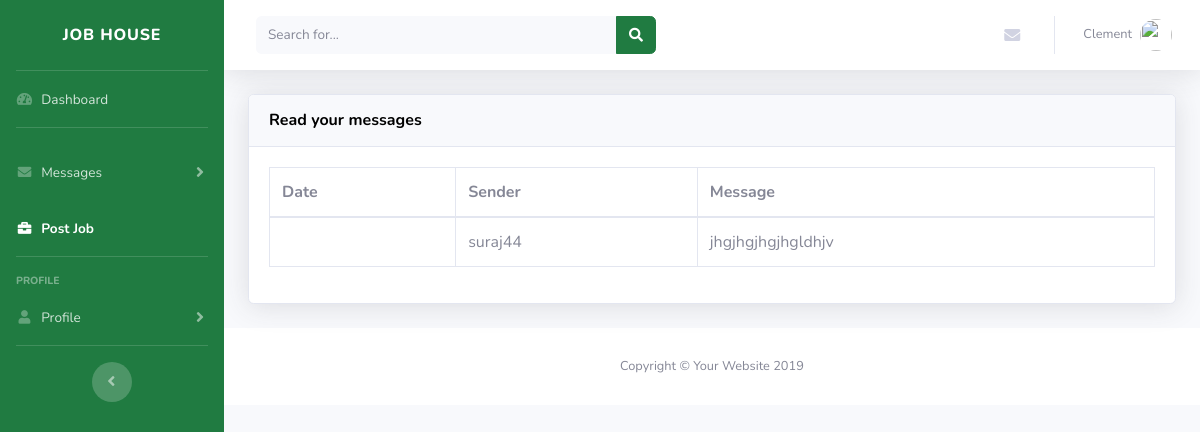
/client_inbox.php (signed in), run on the app's committed database.
### tables this page shows
CREATE TABLE `useraccount` (
  `id` int(11) NOT NULL,
  `username` varchar(20) NOT NULL,
  `password` varchar(255) NOT NULL,
  `firstname` varchar(20) NOT NULL,
  `lastname` varchar(20) NOT NULL,
  `email` varchar(20) NOT NULL,
  `verified` int(11) NOT NULL,
  `usertype` varchar(10) NOT NULL,
  `date` timestamp NOT NULL DEFAULT CURRENT_TIMESTAMP,
  `code` varchar(255) NOT NULL
);

CREATE TABLE `chat` (
  `id` int(10) NOT NULL,
  `date` date DEFAULT NULL,
  `sender` varchar(20) NOT NULL,
  `receiver` varchar(20) NOT NULL,
  `message` text NOT NULL
);

### client_inbox.php (the view, shortened to what this page needs)
<?php
include('config/dbconfig2.php');
$username = $_SESSION['username'];
$id = $_SESSION['id'];
  $query = mysqli_query($con,"SELECT * FROM useraccount WHERE id = '$id' ");
    if($query){
       $num_of_user = mysqli_num_rows($query);
        if($num_of_user> 0 ){
            $user_row = mysqli_fetch_array($query);
        }
    }
?>
<!DOCTYPE html>
<html lang="en">
<head>
  <link href="admin/vendor/fontawesome-free/css/all.min.css" rel="stylesheet" type="text/css">
  <link href="admin/css/sb-admin-2.min.css" rel="stylesheet">
</head>
<body id="page-top">
  <div id="wrapper">
    <ul style="background-color: #207b41;" class="navbar-nav sidebar sidebar-dark accordion" id="accordionSidebar">
      <a class="sidebar-brand d-flex align-items-center justify-content-center" href="#">
        <div class="sidebar-brand-text mx-3">Job House</div>
      </a>
      <hr class="sidebar-divider my-0">
      <li class="nav-item ">
        <a class="nav-link" href="freelance_dashboard.php">
          <i class="fas fa-fw fa-tachometer-alt"></i>
          <span>Dashboard</span></a>
      </li>
      <hr class="sidebar-divider">
      <li class="nav-item">
        <a class="nav-link collapsed" href="#" data-toggle="collapse" data-target="#collapseTwo" aria-expanded="true" aria-controls="collapseTwo">
          <i class="fas fa-fw fa-envelope"></i>
          <span>Messages</span>
        </a>
      </li>
      <li class="nav-item active">
        <a class="nav-link collapsed" href="postjob.php">
          <i class="fas fa-fw fa-briefcase"></i>
          <span>Post Job</span>
        </a>
      </li>
      <hr class="sidebar-divider">
      <div class="sidebar-heading">
        Profile
      </div>
      <li class="nav-item">
        <a class="nav-link collapsed" href="#" data-toggle="collapse" data-target="#collapsePages" aria-expanded="true" aria-controls="collapsePages">
          <i class="fas fa-fw fa-user"></i>
          <span>Profile</span>
        </a>
      </li>
      <hr class="sidebar-divider d-none d-md-block">
      <div class="text-center d-none d-md-inline">
        <button class="rounded-circle border-0" id="sidebarToggle"></button>
      </div>
    </ul>
    <div id="content-wrapper" class="d-flex flex-column">
      <div id="content">
        <nav class="navbar navbar-expand navbar-light bg-white topbar mb-4 static-top shadow">
          <form class="d-none d-sm-inline-block form-inline mr-auto ml-md-3 my-2 my-md-0 mw-100 navbar-search">
            <div class="input-group">
              <input type="text" class="form-control bg-light border-0 small" placeholder="Search for..." aria-label="Search" aria-describedby="basic-addon2">
              <div class="input-group-append">
                <button style="background-color: #207b41; border-color: #207b41; "class="btn btn-primary" type="button">
                  <i class="fas fa-search fa-sm"></i>
                </button>
              </div>
            </div>
          </form>
          <ul class="navbar-nav ml-auto">
            <li class="nav-item dropdown no-arrow mx-1">
              <a class="nav-link dropdown-toggle" href="client_inbox.php" id="alertsDropdown" role="button" data-toggle="dropdown" aria-haspopup="true" aria-expanded="false">
                <i class="fas fa-envelope fa-fw"></i>
              </a>
            </li>
            <li class="nav-item dropdown no-arrow">
              <a class="nav-link dropdown-toggle" href="#" id="userDropdown" role="button" data-toggle="dropdown" aria-haspopup="true" aria-expanded="false">
                <span class="mr-2 d-none d-lg-inline text-gray-600 small"><?php echo $user_row['firstname']?></span>
                <img class="img-profile rounded-circle" src="">
              </a>
            </li>
          </ul>
        </nav>
        <div class="container-fluid">
          <div class="card shadow mb-4">
            <div class="card-header py-3">
              <h6 style="color:#000;" class="m-0 font-weight-bold">Read your messages</h6>
            </div>
            <div class="card-body">
              <div class="table-responsive">
                <table class="table table-bordered" id="dataTable" width="100%" cellspacing="0">
                  <thead>
                    <tr>
                      <th>Date</th>
                      <th>Sender</th>
                      <th>Message</th>
                    </tr>
                  </thead>
                  <tbody>
                      <?php
                        $sql = mysqli_query($con, "SELECT * From chat where receiver='$username'");
                        while ($row = mysqli_fetch_array($sql)){
                      echo
                         '<tr>
                    <td>'.$row["date"].'</td>
                    <td>'.$row["sender"].'</td>
                    <td>'.$row["message"].'</td>
                      </tr>'   ;
                        }?>
                 </tbody>
                </table>
              </div>
            </div>
        </div>
      </div>
      <footer class="sticky-footer bg-white">
        <div class="container my-auto">
          <div class="copyright text-center my-auto">
            <span>Copyright &copy; Your Website 2019</span>
          </div>
        </div>
      </footer>
    </div>
  </div>
</body>
</html>

### data on the page
useraccount: firstname "Clement"
chat: sender "suraj44", message "jhgjhgjhgjhgldhjv"
